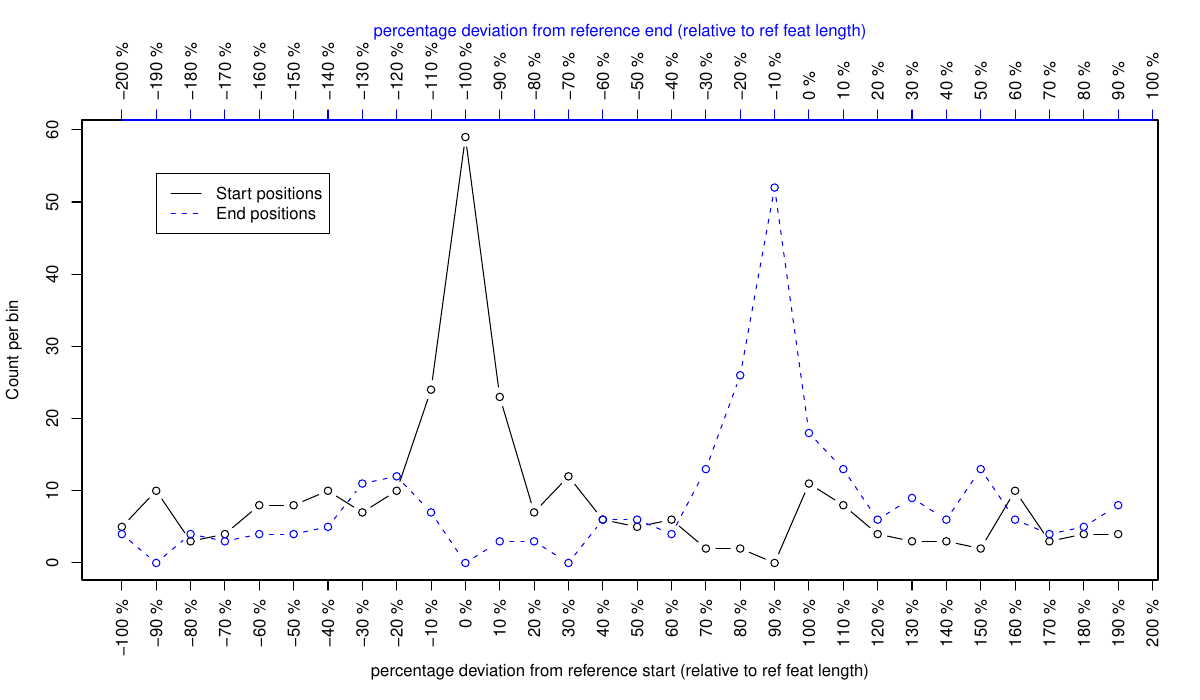

The script that saved this image:
pdf("L1-cbp-Pol2.pdf", width=12)
startx=c(-10,-9,-8,-7,-6,-5,-4,-3,-2,-1,0,1,2,3,4,5,6,7,8,9,10,11,12,13,14,15,16,17,18,19)
starty=c(5,10,3,4,8,8,10,7,10,24,59,23,7,12,6,5,6,2,2,0,11,8,4,3,3,2,10,3,4,4)
endx=c(-10,-9,-8,-7,-6,-5,-4,-3,-2,-1,0,1,2,3,4,5,6,7,8,9,10,11,12,13,14,15,16,17,18,19)
endy=c(4,0,4,3,4,4,5,11,12,7,0,3,3,0,6,6,4,13,26,52,18,13,6,9,6,13,6,4,5,8)
par(mar=c(6,4.1,6,2.1))
plot(startx, starty, type="b", xlab="", xaxt="n", ylab="Count per bin")
lines(endx, endy, type="b", lty=2, col="blue")
axis(1, seq(-10, 20), las=2, hadj=1.0, paste(seq(-10, 20)*10, "%"))
axis(3, seq(-10, 20), las=2, paste(seq(-20, 10)*10, "%"), col="blue", col.ticks="blue", col.lab="blue", )
legend(-9,54, legend=c("Start positions", "End positions"), lty=c(1,2), col=c("black", "blue"))
mtext("percentage deviation from reference end (relative to ref feat length)", NORTH<-3, line=4, adj=0.5, col="blue")
mtext("percentage deviation from reference start (relative to ref feat length)", WEST<-1, line=4, adj=0.5, col="black")
dev.off()
